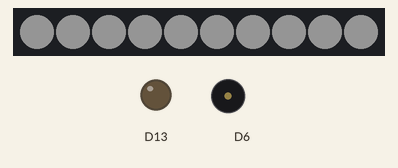
Recording of a sketch running on a simulated Adafruit Circuit Playground Express. Shown: 10 RGB LEDs in strip order, left to right, output pins drawn as LEDs (lit = HIGH), buzzer (waves = sounding). Dim RGB values are drawn brighter than linear; random numbers use the default seed unless the sketch sets one.

Above: at 0.1 s.
At 0.6 s:
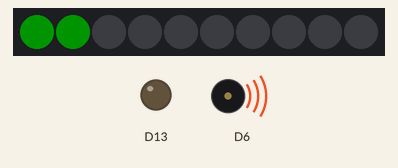
Timing chart, 0 to 2.1 s (numbered marks = the images above):
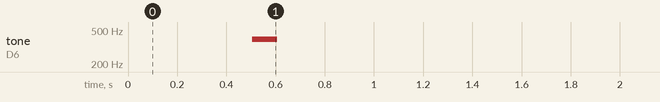

The sketch:

sketch_simon.ino
```cpp
#include <Adafruit_CircuitPlayground.h>
#include "colors.h"
#include "pitches.h"
#include "touch.h"
#include "button.h"
#define BUTTON_COUNT 4
#define LEVEL_COUNT 10
#define LIGHT_DELAY 250

int currentLevel = 1;
bool failCondition = false;
Button* selectedButtons[LEVEL_COUNT] = { NULL };
Button buttons[BUTTON_COUNT] = {
  {A4, {0, 1}, GREEN, NOTE_G4},
  {A7, {3, 4}, RED, NOTE_E4},
  {A1, {5, 6}, YELLOW, NOTE_C4},
  {A3, {8, 9}, BLUE, NOTE_G3}
};

void setAllLights(int32_t color) {
  for (int lightIndex = 0; lightIndex < 10; lightIndex++) {
    CircuitPlayground.setPixelColor(lightIndex, color);
  }
  delay(LIGHT_DELAY);
}

void activateButton(Button button) {
  CircuitPlayground.clearPixels();
  delay(LIGHT_DELAY);
  for (int pixelIndex = 0, pixelCount = sizeof(button.pixelNumbers); pixelIndex < pixelCount; pixelIndex++) {
    CircuitPlayground.setPixelColor(button.pixelNumbers[pixelIndex], button.color);
  }

  CircuitPlayground.playTone(button.noteFrequency, NOTE_DURATION);
  delay(DEBOUNCE);
  CircuitPlayground.clearPixels();
  delay(LIGHT_DELAY);
}

void activateButtons(Button* buttons[], int maxButtons) {
  for (int index = 0; index < maxButtons; index++) {
    if (&buttons[index]) {
      activateButton(*buttons[index]);
    }
  }
}

bool getInput(Button* selectedButtons[], int maxButtons) {
  for (int selectedButtonIndex = 0; selectedButtonIndex < maxButtons; selectedButtonIndex++) {
    Button* pressedButton = NULL;

    while (!pressedButton) {
      for (int buttonIndex = 0; buttonIndex < BUTTON_COUNT; buttonIndex++) {
        if (isButtonPressed(buttons[buttonIndex])) {
          pressedButton = &buttons[buttonIndex];
          activateButton(buttons[buttonIndex]);
          break;
        }
      }
    }

    if (selectedButtons[selectedButtonIndex] != pressedButton) {
      return false;
    }
  }
  return true;
}

boolean isButtonPressed(Button button) {
  return CircuitPlayground.readCap(button.capacitiveSensor) > CAP_THRESHOLD;
}

void setup() {
  int seed = 0;

  seed += analogRead(12);
  seed += analogRead(7);
  seed += analogRead(9);
  seed += analogRead(10);

  randomSeed(seed);

  for (int selectionIndex = 0; selectionIndex < LEVEL_COUNT; selectionIndex++) {
    selectedButtons[selectionIndex] = &buttons[random(BUTTON_COUNT)];
  }

  CircuitPlayground.begin();
  setAllLights(WHITE);
  CircuitPlayground.clearPixels();
}

void loop() {
  if (failCondition) {
    setAllLights(RED);
  } else if (currentLevel <= LEVEL_COUNT) {
    activateButtons(selectedButtons, currentLevel);
    if (getInput(selectedButtons, currentLevel)) {
      currentLevel++;
    } else {
      failCondition = true;
    }
  } else {
    setAllLights(GREEN);
  }
}
```

button.h
```cpp
typedef struct {
   uint8_t  capacitiveSensor;
   uint8_t  pixelNumbers[2];
   uint32_t color;
   uint16_t noteFrequency;
} Button;
```

colors.h
```cpp
#define GREEN   0X00FF00
#define RED     0XFF0000
#define YELLOW  0XFFFF00
#define BLUE    0X0000FF
#define WHITE   0xFFFFFF
```

pitches.h
```cpp
/*************************************************
 * Public Constants
 *************************************************/

#define NOTE_B0  31
#define NOTE_C1  33
#define NOTE_CS1 35
#define NOTE_D1  37
#define NOTE_DS1 39
#define NOTE_E1  41
#define NOTE_F1  44
#define NOTE_FS1 46
#define NOTE_G1  49
#define NOTE_GS1 52
#define NOTE_A1  55
#define NOTE_AS1 58
#define NOTE_B1  62
#define NOTE_C2  65
#define NOTE_CS2 69
#define NOTE_D2  73
#define NOTE_DS2 78
#define NOTE_E2  82
#define NOTE_F2  87
#define NOTE_FS2 93
#define NOTE_G2  98
#define NOTE_GS2 104
#define NOTE_A2  110
#define NOTE_AS2 117
#define NOTE_B2  123
#define NOTE_C3  131
#define NOTE_CS3 139
#define NOTE_D3  147
#define NOTE_DS3 156
#define NOTE_E3  165
#define NOTE_F3  175
#define NOTE_FS3 185
#define NOTE_G3  196
#define NOTE_GS3 208
#define NOTE_A3  220
#define NOTE_AS3 233
#define NOTE_B3  247
#define NOTE_C4  262
#define NOTE_CS4 277
#define NOTE_D4  294
#define NOTE_DS4 311
#define NOTE_E4  330
#define NOTE_F4  349
#define NOTE_FS4 370
#define NOTE_G4  392
#define NOTE_GS4 415
#define NOTE_A4  440
#define NOTE_AS4 466
#define NOTE_B4  494
#define NOTE_C5  523
#define NOTE_CS5 554
#define NOTE_D5  587
#define NOTE_DS5 622
#define NOTE_E5  659
#define NOTE_F5  698
#define NOTE_FS5 740
#define NOTE_G5  784
#define NOTE_GS5 831
#define NOTE_A5  880
#define NOTE_AS5 932
#define NOTE_B5  988
#define NOTE_C6  1047
#define NOTE_CS6 1109
#define NOTE_D6  1175
#define NOTE_DS6 1245
#define NOTE_E6  1319
#define NOTE_F6  1397
#define NOTE_FS6 1480
#define NOTE_G6  1568
#define NOTE_GS6 1661
#define NOTE_A6  1760
#define NOTE_AS6 1865
#define NOTE_B6  1976
#define NOTE_C7  2093
#define NOTE_CS7 2217
#define NOTE_D7  2349
#define NOTE_DS7 2489
#define NOTE_E7  2637
#define NOTE_F7  2794
#define NOTE_FS7 2960
#define NOTE_G7  3136
#define NOTE_GS7 3322
#define NOTE_A7  3520
#define NOTE_AS7 3729
#define NOTE_B7  3951
#define NOTE_C8  4186
#define NOTE_CS8 4435
#define NOTE_D8  4699
#define NOTE_DS8 4978
#define NOTE_DURATION 100
```

touch.h
```cpp
#define CAP_THRESHOLD       500
#define DEBOUNCE            100
```

Measured:
- by itself, tone on D6: silent → 392 Hz at 0.51 s, → silent 0.10 s later
